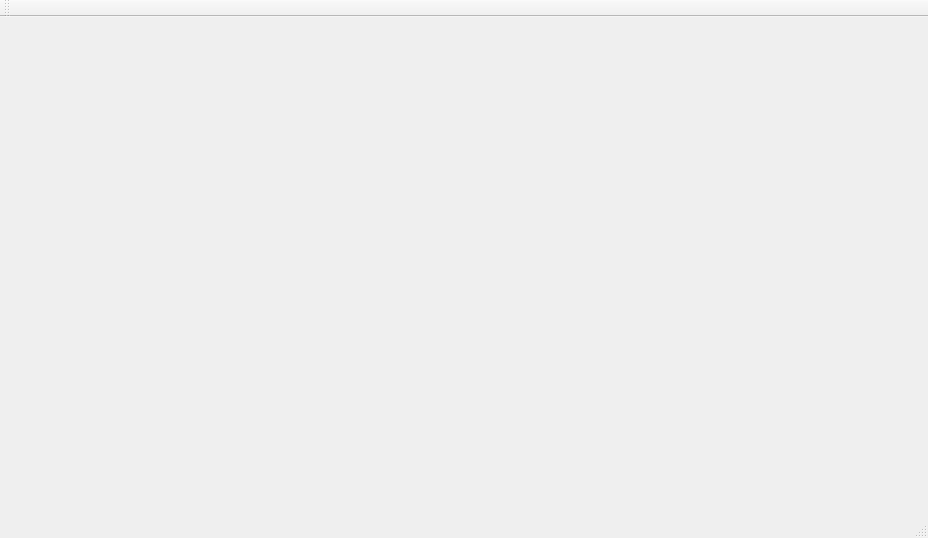
<?xml version="1.0" encoding="UTF-8"?>
<ui version="4.0">
 <class>MainWindow</class>
 <widget class="QMainWindow" name="MainWindow">
  <property name="geometry">
   <rect>
    <x>0</x>
    <y>0</y>
    <width>928</width>
    <height>538</height>
   </rect>
  </property>
  <property name="windowTitle">
   <string>MainWindow</string>
  </property>
  <widget class="QWidget" name="centralWidget"/>
  <widget class="QMenuBar" name="menuBar">
   <property name="geometry">
    <rect>
     <x>0</x>
     <y>0</y>
     <width>928</width>
     <height>31</height>
    </rect>
   </property>
  </widget>
  <widget class="QToolBar" name="mainToolBar">
   <attribute name="toolBarArea">
    <enum>TopToolBarArea</enum>
   </attribute>
   <attribute name="toolBarBreak">
    <bool>false</bool>
   </attribute>
  </widget>
  <widget class="QStatusBar" name="statusBar"/>
 </widget>
 <layoutdefault spacing="6" margin="11"/>
 <resources/>
 <connections/>
</ui>
